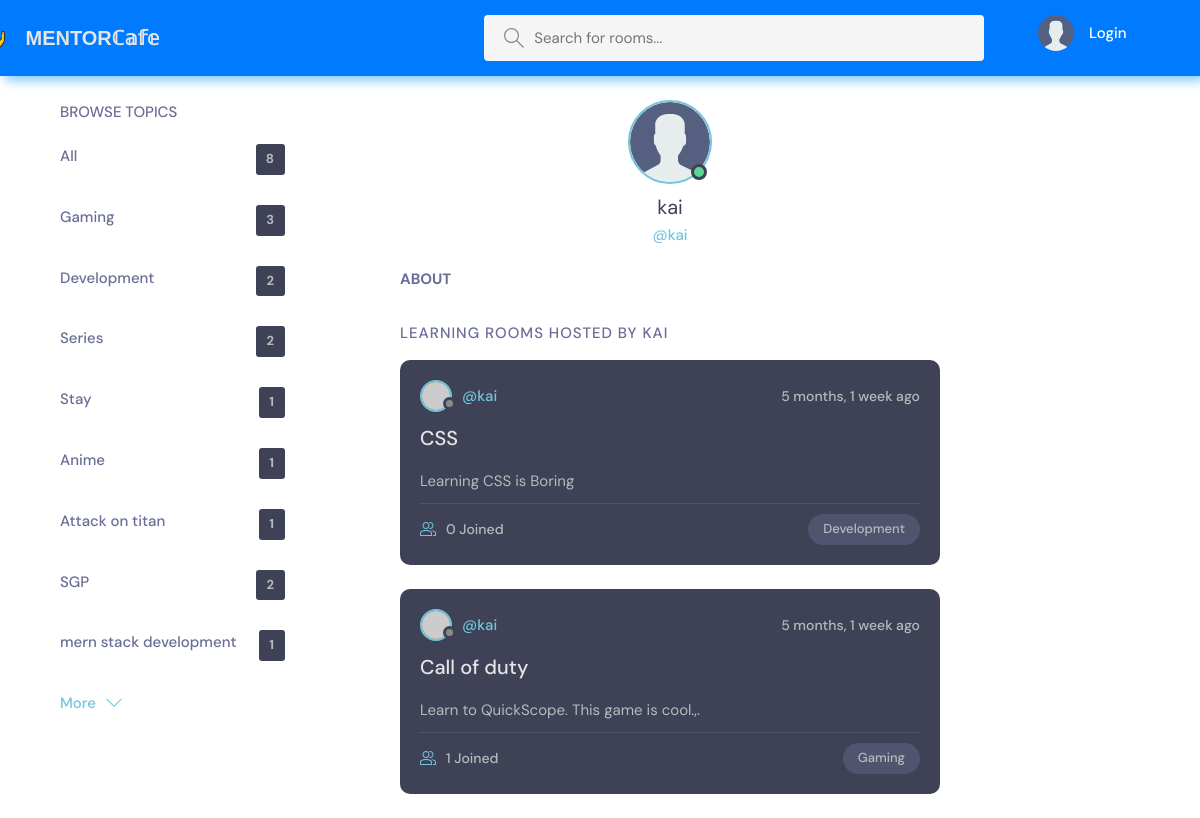
The page /profile/2 on the database its author committed.
### base/models.py (models this page shows, shortened)
class Topic(models.Model):
    name = models.CharField(max_length=255)

class Room(models.Model):
    host = models.ForeignKey(User,on_delete=models.SET_NULL,null=True)
    topic = models.ForeignKey(Topic,on_delete=models.SET_NULL,null=True)
    name = models.CharField(max_length=255)
    description = models.TextField(null=True,blank=True)
    participants = models.ManyToManyField(User,related_name='participants',blank=True)
    updated = models.DateTimeField(auto_now_add=True)
    created = models.DateTimeField(auto_now_add=True)
    class Meta:
        ordering = ['-updated','created']

### base/views.py (the view)
# urls.py: path('profile/<slug:pk>', views.userProfile, name = "profile"),
def userProfile(request,pk):
    user = User.objects.get(id=pk)
    rooms = user.room_set.all()
    topics = Topic.objects.all()
    context = {'user': user,'topics':topics,'rooms':rooms}
    return render(request,'base/profile.html',context)

### base/templates/base/profile.html (shortened to what this page needs)
{% extends 'main.html'%}
{% load static%}
{%block content%}
<main class="profile-page layout layout--3">
        <div class="container">
          <div class="topics">
            <div class="topics__header">
              <h2>Browse Topics</h2>
            </div>
            <ul class="topics__list">
                <li>
                  <a href="{% url 'home' %}"> All <span>{{topics.count}}</span></a>
                </li>
                {%for topic in topics %}
                <li>
                  <a href="{% url 'home' %}?q={{topic.name}}">{{topic.name}} <span>{{topic.room_set.all.count}}</span></a>
                </li>
                {%endfor%}
              </ul>
            <button class="btn btn--link" href="/">
              More
              <svg version="1.1" xmlns="http://www.w3.org/2000/svg" width="32" height="32" viewBox="0 0 32 32">
                <title>chevron-down</title>
                <path d="M16 21l-13-13h-3l16 16 16-16h-3l-13 13z"></path>
              </svg>
            </button>
          </div>
          <div class="roomList">
            <div class="profile">
              <div class="profile__avatar">
                <div class="avatar avatar--large active">
                  <img src="{% static 'images/avatar.svg'%}" />
                </div>
              </div>
              <div class="profile__info">
                <h3>{{user.username}}</h3>
                <p>@{{user.username}}</p>
              </div>
              <div class="profile__about">
                <h3>About</h3>
              </div>
            </div>
            <div class="roomList__header">
              <div>
                <h2>Learning Rooms Hosted by {{user.username}}</a>
                </h2>
              </div>
            </div>
            {%for room in rooms%}
            <div class="roomListRoom">
              <div class="roomListRoom__header">
                <a href="{% url 'profile' room.host.id %}" class="roomListRoom__author">
                  <div class="avatar avatar--small">
                    <img src="https://randomuser.me/api/portraits/women/11.jpg" />
                  </div>
                  <span>@{{room.host.username}}</span>
                </a>
                <div class="roomListRoom__actions">
                  <span>{{room.created|timesince}} ago</span>
                </div>
              </div>
              <div class="roomListRoom__content">
                <a href="{% url 'room' room.id %}">{{room.name}}</a>
                <p>
                  {{room.description}}
                </p>
              </div>
              <div class="roomListRoom__meta">
                <a href="{% url 'room' room.id %}" class="roomListRoom__joined">
                    {{room.participants.all.count}}  Joined
                </a>
                <p class="roomListRoom__topic">{{room.topic.name}}</p>
              </div>
            </div>
            {%endfor%}
          </div>
        </div>
      </main>
{%endblock%}

### rows shown on the page
Topic: name "Gaming", room_set.all.count "3"
Topic: name "Development", room_set.all.count "2"
Topic: name "Series", room_set.all.count "2"
Topic: name "Stay", room_set.all.count "1"
Topic: name "Anime", room_set.all.count "1"
Topic: name "Attack on titan", room_set.all.count "1"
Topic: name "SGP", room_set.all.count "2"
Topic: name "mern stack development", room_set.all.count "1"
Room: host.username "kai", created "5 months, 1 week", name "CSS", description "Learning CSS is Boring", participants.all.count "0", topic.name "Development"
Room: host.username "kai", created "5 months, 1 week", name "Call of duty", description "Learn to QuickScope. This game is cool.,.", participants.all.count "1", topic.name "Gaming"

### other values the page prints
{{ topics.count }} "8"
{{ user.username }} "kai"
{{ user.username }} "KAI"
